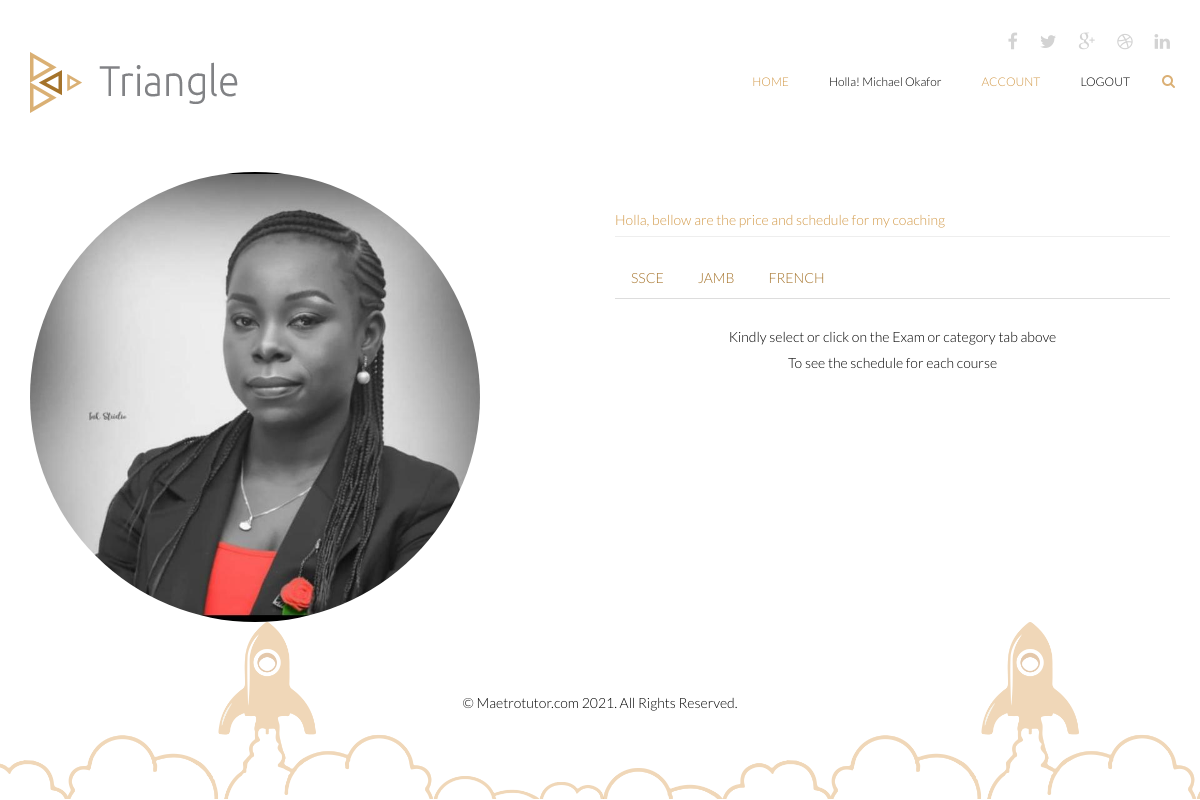
Page /schedule/dorcas@gmail.com (signed in) on the earlier database version.
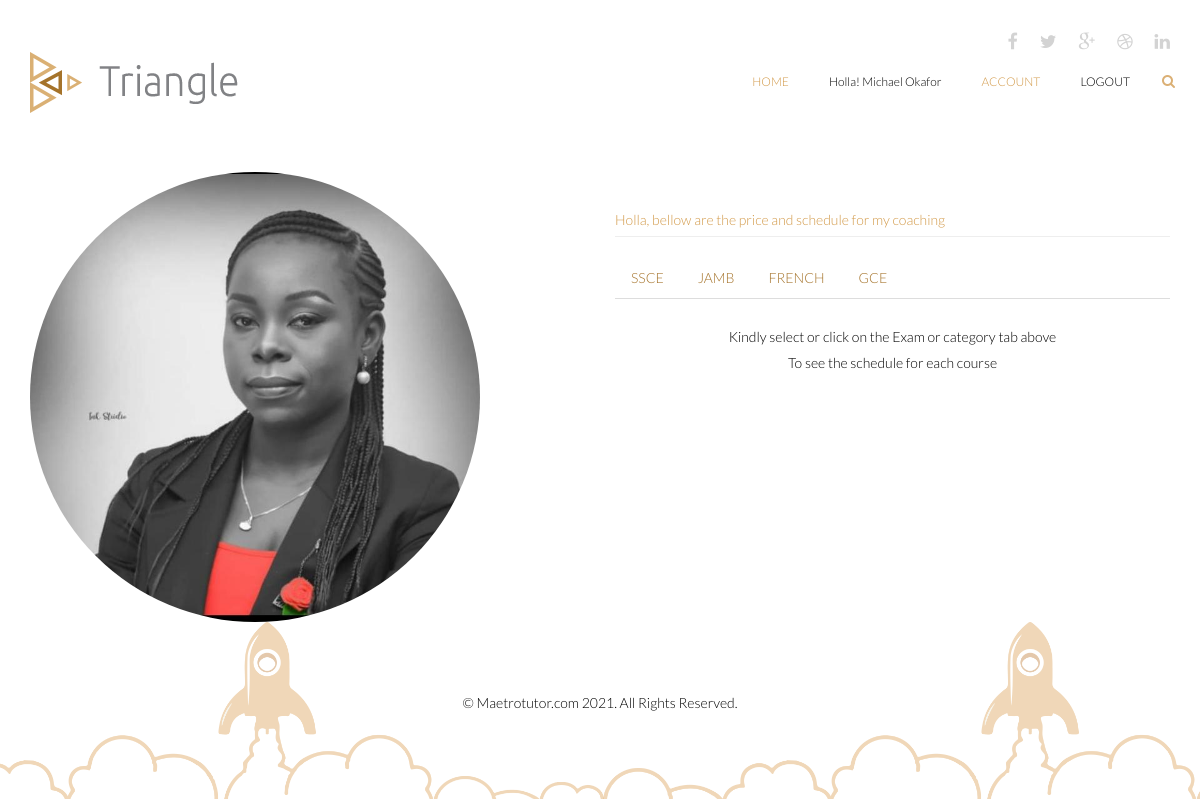
Same page on the later database version.
### triangle/models.py (models this page shows)
class User(db.Model, UserMixin):
    id = db.Column(db.Integer, primary_key=True)
    user_id = db.Column(db.String(255), nullable=True)
    name = db.Column(db.String(255), nullable=True)
    email = db.Column(db.String(255), unique=True, nullable=True)
    password = db.Column(db.String(255), nullable=False)
    secret_key = db.Column(db.String(255), nullable=True)
    phone = db.Column(db.String(255), nullable=True)
    gender = db.Column(db.String(255), nullable=True)
    online = db.Column(db.String(255), nullable=True)
    address = db.Column(db.String(255), nullable=True)
    role = db.Column(db.String(255), nullable=True)
    city = db.Column(db.String(255), nullable=True)
    state_of_origin = db.Column(db.String(255), nullable=True)
    country = db.Column(db.String(255), nullable=True)
    created_at = db.Column(db.DateTime(), default=datetime.utcnow)
    date_of_birth =db.Column(db.String(255), nullable=True)
    image = db.Column(db.String(255), nullable=True, default='default.jpg')
    tutor_image = db.Column(db.String(255), nullable=True, default='default.jpg')
    pro_status = db.Column(db.String(255), nullable=True, default= 0)
    online_status = db.Column(db.String(255), nullable=True, default= 0)
    bio_status = db.Column(db.String(255), nullable=True, default= 0)
    guarrantor_status = db.Column(db.String(255), nullable=True, default= 0)
    skill_status = db.Column(db.String(255), nullable=True, default= 0)
    subject_status = db.Column(db.String(255), nullable=True, default= 0)
    verify_status = db.Column(db.String(255), nullable=True, default= 0)
    activated_status = db.Column(db.String(255), nullable=True, default= 0)
    active = db.Column(db.Boolean())
    confirmed_at = db.Column(db.DateTime())

class Bio(db.Model, UserMixin):
    id = db.Column(db.Integer, primary_key=True)
    user_id = db.Column(db.String(255), nullable=True)
    about = db.Column(db.String(1000), nullable=True)
    email = db.Column(db.String(255), unique=True, nullable=True)
    marital_status = db.Column(db.String(255), nullable=True)
    phone = db.Column(db.String(255), nullable=True)
    role = db.Column(db.String(255), nullable=True)
    education = db.Column(db.String(255), nullable=True)
    gender = db.Column(db.String(255), nullable=True)
    online = db.Column(db.String(255), nullable=True)
    address = db.Column(db.String(255), nullable=True)
    religion = db.Column(db.String(255), nullable=True)
    city = db.Column(db.String(255), nullable=True)
    country = db.Column(db.String(255), nullable=True)
    created_at = db.Column(db.DateTime(), default=datetime.utcnow)
    date_of_birth =db.Column(db.String(255), nullable=True)
    image = db.Column(db.String(255), nullable=True, default='default.jpg')
    tutor_image = db.Column(db.String(255), nullable=True, default='default.jpg')
    pro_status = db.Column(db.String(255), nullable=True, default= 0)
    online_status = db.Column(db.String(255), nullable=True, default= 0)
    bio_status = db.Column(db.String(255), nullable=True, default= 0)
    guarrantor_status = db.Column(db.String(255), nullable=True, default= 0)
    skill_status = db.Column(db.String(255), nullable=True, default= 0)
    subject_status = db.Column(db.String(255), nullable=True, default= 0)
    verify_status = db.Column(db.String(255), nullable=True, default= 0)
    activated_status = db.Column(db.String(255), nullable=True, default= 0)
    active = db.Column(db.Boolean())
    confirmed_at = db.Column(db.DateTime())

class Service(db.Model, UserMixin):
    id = db.Column(db.Integer, primary_key=True)
    name = db.Column(db.String(255), nullable=True)
    email = db.Column(db.String(255), nullable=True)
    meeting = db.Column(db.String(255), nullable=True)
    description = db.Column(db.String(255), nullable=True)
    available = db.Column(db.String(255), nullable=True)
    duration = db.Column(db.String(255), nullable=True)
    price = db.Column(db.String(255), nullable=True)
    week_price = db.Column(db.String(255), nullable=True)
    incase = db.Column(db.String(255), nullable=True)
    class_status = db.Column(db.String(255), nullable=True, default= 0)
    meeting_count = db.Column(db.String(255), nullable=True, default= 0)
    class_count = db.Column(db.String(255), nullable=True, default= 0)
    count = db.Column(db.String(255), nullable=True, default= 0)
    created_at = db.Column(db.DateTime(), default=datetime.utcnow)
    updated_at = db.Column(db.DateTime())
    activated_status = db.Column(db.String(255), nullable=True, default= 0)
    active = db.Column(db.Boolean())
    confirmed_at = db.Column(db.DateTime())

### triangle/routes.py (the view)
@app.route('/schedule/<email>')
@login_required
def schedule (email):
  user = User.query.get(email)
  users = User.query.filter_by(email=email)
  bios = Bio.query.filter_by(email = email)
  services = Service.query.filter_by(email=email)
  return render_template('/schedule.html',title='Schedule', services = services, bios =bios, users = users)

### triangle/__init__.py (called while the page is built)
@login_manager.user_loader
def load_user(user_id):
	return User.query.get(int(user_id))

### triangle/templates/schedule.html (shortened to what this page needs)
{% extends 'layout/base.html' %}
{% block content %}
    <section id="portfolio-information" class="">
        <div class="container">
            <div class="row">
            {% for bio in bios %}
                <div class="col-sm-6">
                    <img src="{{url_for('static', filename='user_uploads/' + bio.image)}}"  class="card border-1 shadow-sm" alt="" id="md-imgg">
                </div>
                {% endfor %}
                <div class="col-sm-6">
  <div id="tab-container">
                <div class="row">
                    <div class="col-md-12">
                        <h5 class="page-header" style="color:#d29948">Holla, bellow are the price and schedule for my coaching</h5>
                    </div>
                    <div class="col-md-12">
                        <ul id="tab1" class="nav nav-tabs">
                           {% for service in services %}
                            <li class="active-in"><a  href="#tab1-{{service.name}}" data-toggle="tab">{{service.name}}</a></li>
                           {% endfor %}
                        </ul>
                        <div class="tab-content" style="">
                         <center>  <h5>Kindly select or click on the Exam or category tab above </h5></center>
                         <center><h5>To see the schedule for each course</h5></center>
                        </div>
                    </div>
                </div>
            </div>
                </div>
            </div>
        </div>
    </section>
   {% endblock %}

### triangle/templates/layout/base.html (shortened to what this page needs)
<!DOCTYPE html>
<html lang="en">
<head>
         <link href="/static/css/bootstrap.min.css" rel="stylesheet">
    <link href="/static/css/font-awesome.min.css" rel="stylesheet">
    <link href="/static/css/animate.min.css" rel="stylesheet">
	<link href="/static/css/main.css" rel="stylesheet">
	<link href="/static/css/responsive.css" rel="stylesheet">
</head>
<body>
	<header id="header">
        <div class="container">
            <div class="row">
                <div class="col-sm-12 overflow">
                   <div class="social-icons pull-right">
                        <ul class="nav nav-pills">
                            <li><a href=""><i class="fa fa-facebook"></i></a></li>
                            <li><a href=""><i class="fa fa-twitter"></i></a></li>
                            <li><a href=""><i class="fa fa-google-plus"></i></a></li>
                            <li><a href=""><i class="fa fa-dribbble"></i></a></li>
                            <li><a href=""><i class="fa fa-linkedin"></i></a></li>
                        </ul>
                    </div>
                </div>
             </div>
        </div>
        <div class="navbar navbar-inverse" role="banner">
            <div class="container">
                <div class="navbar-header">
                    <a class="navbar-brand" href="{{url_for('index')}}">
                    	<h1><img src="/static/images/logo.png" alt="logo"></h1>
                    </a>
                </div>
                {% if current_user.is_authenticated:  %}
                    {% if current_user.role == 'Tutor' %}
                    <div class="collapse navbar-collapse">
                    <ul class="nav navbar-nav navbar-right">
                     <li class="active"><a href="{{url_for('home')}}">Home</a></li>
                        <li ><a href="{{url_for('home')}}" style="text-transform: capitalize;">Holla! {{current_user.name}}</a></li>
                                {% if current_user.bio_status == 0 %}
                                <li class="active"><a href="{{url_for('bio')}}">Account</a></li>
                                 {% else %}
                                <li class="active"><a href="{{url_for('profile')}}">Account</a></li>
                                {% endif %}
                        <li><a href="{{url_for('logout')}}">Logout</a></li>
                    </ul>
                 </div>
                 {% endif %}
                {% endif %}
                <div class="search">
                    <form role="form">
                        <i class="fa fa-search"></i>
                    </form>
                </div>
            </div>
        </div>
    </header>
    {% block content %}
    {% endblock %}
    <footer id="footer">
        <div class="container">
            <div class="row">
                <div class="col-sm-12">
                    <div class="copyright-text text-center">
                        <p>&copy; Maetrotutor.com 2021. All Rights Reserved.</p>
                    </div>
                </div>
            </div>
        </div>
    </footer>
</body>
</html>

### triangle/static/css/main.css (style rules this page uses)
body { background: #fff; font-family: 'Lato', sans-serif; font-weight: 300; font-size: 14px; line-height: 22px; color: #000; }
html { height: 100%; }
a { color:#a5732a; }
a { -webkit-transition: 300ms; transition: 300ms; }
ul { list-style: none; }
h1, h2, h3, h4, h5, h6 { font-family: 'Lato', sans-serif; font-weight: 300; }
h1 { color: #686868; }
.overflow { overflow: hidden; }
#header { margin-bottom: 0; padding: 30px 0 60px 0; }
#header .navbar-inverse .container { position: relative; }
.search { position: absolute; top: 20px; right: 0; z-index: 1; }
.search i { color: #dbb075; cursor: pointer; position: absolute; right: 10px; top: 2px; }
.social-icons ul li { padding: 0 10px; }
.social-icons ul li:last-child { padding-right: 0; }
.social-icons ul li a { font-size: 18px; color: #d3d3d3; padding: 0; }
#header .navbar { background: #fff; border: 0; margin-bottom: 0; }
#header .navbar-brand { padding: 0; margin-left: 0; }
#header .navbar-brand h1 { padding: 0; margin: 0; }
#header .navbar-nav.navbar-right >li:last-child { margin-right: 20px; }
#header .navbar-nav.navbar-right >li a { color: #000; font-size: 12px; padding: 20px; text-transform: uppercase; font-weight: 300; }
#header .navbar-inverse .navbar-nav li.active > a, #header .navbar-inverse .navbar-nav li.active > a:focus, #header .navbar-nav.navbar-right li > a:hover, .navbar-inverse .navbar-nav > .open > a { background-color: inherit; border: 0; color: #d29948; }
#footer { padding-bottom: 75px; background-image: url(../images/home/footer.png); background-repeat: repeat-x; background-position: bottom; background-size: contain; }
.copyright-text { margin-top: 70px; }
.tab-content { padding-top: 20px; }

### triangle/templates/layout/base.html (style rules this page uses)
#md-imgg { width:450px; height:450px; object-fit:fill; border:0px solid #D29948; border-radius:100%; }

Differences in the rows shown:
added Service: name "GCE"
